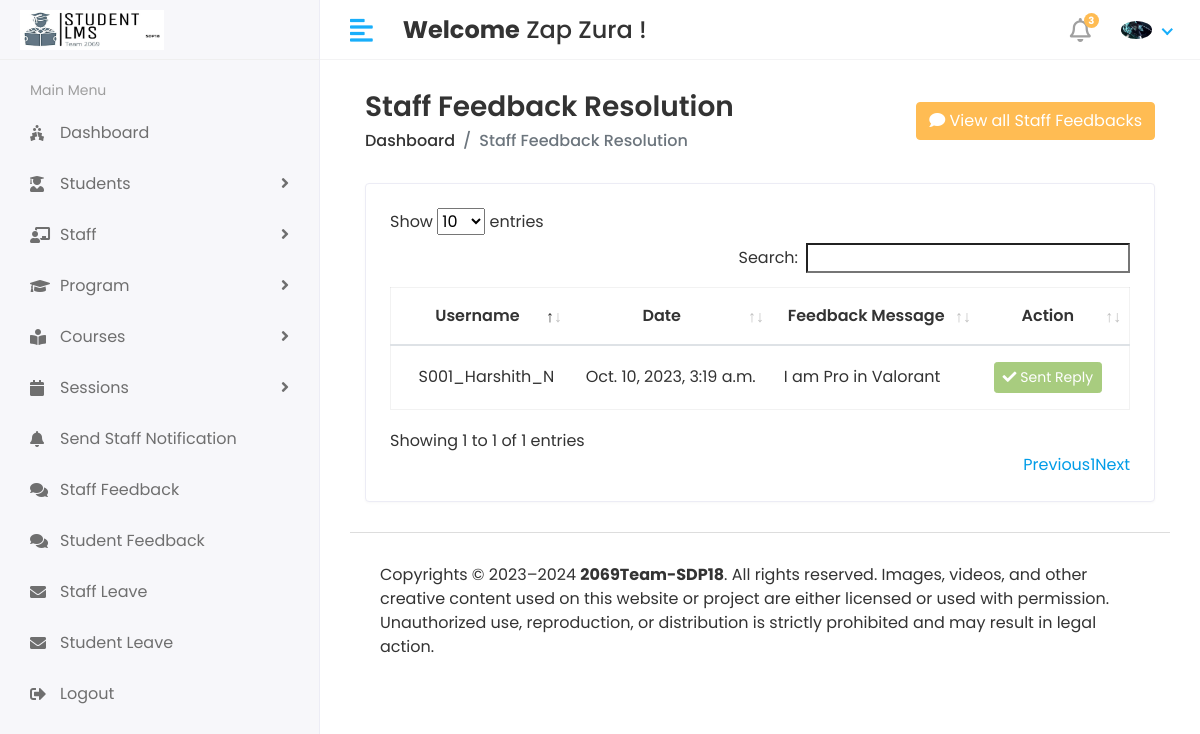
The app's page /HOD/Staff/Feedback (signed in), older data.
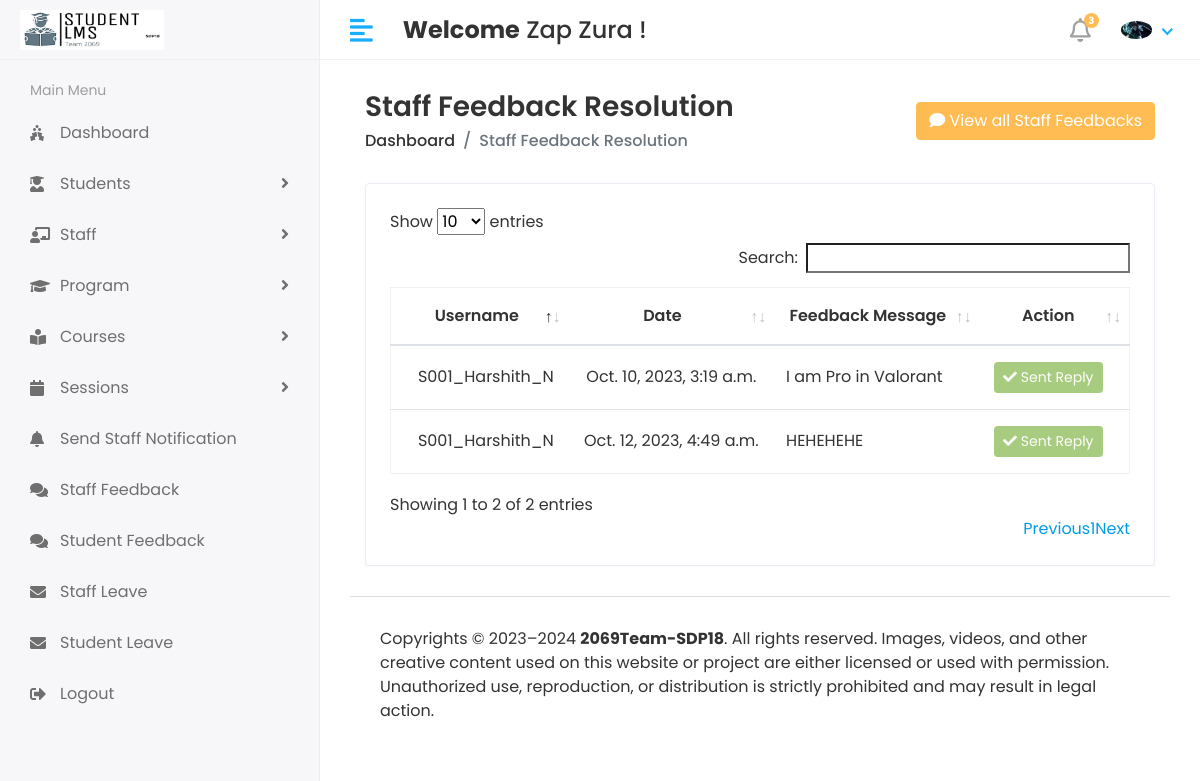
The same page, newer data.
### app/models.py (models this page shows, shortened)
class CustomUser(AbstractUser):
    USER_CHOICES = (
        (1, 'HOD'),
        (2, 'STAFF'),
        (3, 'STUDENT'),
    )
    user_type = models.CharField(choices=USER_CHOICES, max_length=50, default=1)
    profile_pic = models.ImageField(upload_to='media/profile_pics')
    class Meta:
        db_table = 'custom_user_table'

class Staff_Feedback(models.Model):
    staff_id = models.ForeignKey(Staff, on_delete = models.CASCADE)
    feedback = models.TextField()
    feedback_reply = models.TextField()
    created_at = models.DateTimeField(auto_now_add=True)
    updated_at = models.DateTimeField(auto_now_add=True)
    class Meta:
        db_table = 'staff_feedback_table'

class Staff(models.Model):
    admin = models.OneToOneField(CustomUser,on_delete=models.CASCADE)
    address = models.TextField()
    gender = models.CharField(max_length=100)
    desgination = models.CharField(max_length=100)
    created_at = models.DateTimeField(auto_now_add=True)
    updated_at = models.DateTimeField(auto_now_add=True)
    class Meta:
        db_table = 'staff_table'

### Studentlearningmanagementsystem/HOD_views.py (the view)
# urls.py: path('HOD/Staff/Feedback', HOD_views.STAFF_FEEDBACK_VIEW, name = 'staff_feedback_view'),
@login_required(login_url='/')
def STAFF_FEEDBACK_VIEW(request):
    staff_feedback = Staff_Feedback.objects.all()
    staff = Staff.objects.all()
    context = {
        "staff_feedback": staff_feedback,
        'staff': staff,
    }
    return render(request, 'Hod/staff_feedback.html', context)

### templates/HOD/staff_feedback.html (shortened to what this page needs)
{% extends 'base.html' %}
{% block content %}
<div class="content container-fluid">
    <div class="page-header">
       <div class="row align-items-center">
          <div class="col">
             <h3 class="page-title">Staff Feedback Resolution</h3>
             <ul class="breadcrumb">
                <li class="breadcrumb-item"><a href="{% url 'HOD_home' %}">Dashboard</a></li>
                <li class="breadcrumb-item active">Staff Feedback Resolution</li>
             </ul>
          </div>
          <div class="col-auto text-right float-right ml-auto">
            <button type="button" class="btn btn-primary" data-toggle="modal" data-target="#example"><i class="fas fa-comment"></i>
                View all Staff Feedbacks
            </button>
          </div>
       </div>
    </div>
    <div class="row">
       <div class="col-sm-12">
          <div class="card card-table">
             <div class="card-body">
                <div class="table-responsive">
                  <table id="table_id" class="table table-hover table-center mb-0">
                     <thead>
                         <tr>
                             <th class="text-center">Username</th>
                             <th class="text-center">Date</th>
                             <th class="text-center">Feedback Message</th>
                             <th class="text-center">Action</th>
                         </tr>
                     </thead>
                     <tbody>
                         {% for i in staff_feedback %}
                         <tr>
                             <td class="text-center">{{i.staff_id.admin.username}}</td>
                             <td class="text-center">{{i.updated_at}}</td>
                             <td>{{i.feedback}}</td>
                             <td class="text-center">
                              {% if i.status == "NO_REP" %}
                              <button class="btn btn-danger btn-sm" disabled="disabled"><i class="fa fa-ban"></i> Ignored</button>
                              {% elif i.feedback_reply is not empty %}
                              <button class="btn btn-success btn-sm" disabled="disabled"><i class="fa fa-check"></i> Sent Reply</button>
                              {% else %}
                              <button type="button" class="btn btn-success btn-sm" data-toggle="modal" data-target="#sendfeedback-{{forloop.counter}}"><i class="fa fa-check"></i>
                                 Reply
                              </button>
                              <a href="{% url 'Staff_feedback_ignore' i.id %}" class="btn btn-danger btn-sm"><i class="fa fa-ban"></i> Ignore</a>
                              {% endif %}
                             </td>
                         </tr>
                         {% endfor %}
                     </tbody>
                   </table>
                </div>
             </div>
          </div>
       </div>
    </div>
 </div>
{% endblock %}

### templates/base.html (shortened to what this page needs)
<!DOCTYPE html>
<html lang="en">
<head>
    {% load static %}
    <link rel="stylesheet" href="{% static 'assets/plugins/bootstrap/css/bootstrap.min.css' %}">
    <link rel="stylesheet" href="{% static 'assets/plugins/fontawesome/css/fontawesome.min.css' %}">
    <link rel="stylesheet" href="{% static 'assets/plugins/fontawesome/css/all.min.css' %}">
    <link rel="stylesheet" href="{% static 'assets/css/style.css' %}">
    <link rel="stylesheet" href="{% static 'assets/plugins/datatables/datatables.min.css' %}">
</head>
<body>
<div class="main-wrapper">
    {% include 'includes/header.html' %}
    {% include 'includes/sidebar.html' %}
    <div class="page-wrapper">
        <div class="content container-fluid">
            {% block content %}
            {% endblock %}
    {% include 'includes/footer.html' %}
        </div>
</div>
</body>
</html>

### templates/includes/header.html (shortened to what this page needs)
{% load static %}
<div class="header">
    <div class="header-left">
       <a href="index.html" class="logo">
       <img src="{% static 'assets/img/logo3.jpg' %}" alt="Logo">
       </a>
    </div>
    <a href="javascript:void(0);" id="toggle_btn">
    <i class="fas fa-align-left"></i>
    </a>
    <div class="top-nav-search mt-3">
      <h4><strong>Welcome</strong>&nbsp;<span>{{user.first_name}} {{ user.last_name }}&nbsp;!</span></h4>
    </div>
    <ul class="nav user-menu">
       <li class="nav-item dropdown noti-dropdown">
          <a href="#" class="dropdown-toggle nav-link" data-toggle="dropdown">
          <i class="far fa-bell"></i> <span class="badge badge-pill">3</span>
          </a>
       </li>
       <li class="nav-item dropdown has-arrow">
          <a href="#" class="dropdown-toggle nav-link" data-toggle="dropdown">
            {% if user.profile_pic == "" %}
            <img class="rounded-circle" src="{% static '/assets/img/noimg.jpg' %}" width="31" alt="{{user.username}}">
            {% else %}
          <span class="user-img"><img class="rounded-circle" src="/{{ user.profile_pic }}" width="31" alt="{{user.username}}"></span>
          {% endif %}
         </a>
       </li>
    </ul>
 </div>

### templates/includes/sidebar.html (shortened to what this page needs)
{% load active_link_tags %}
{% load static %}
<div class="sidebar" id="sidebar">
    <div class="sidebar-inner slimscroll">
       <div id="sidebar-menu" class="sidebar-menu">
         {% if user.user_type == '1' %}
          <ul>
             <li class="menu-title">
                <span>Main Menu</span>
             </li>
             <li class = {% active_link 'HOD_home' 'active' %}>
               <a href="{% url 'HOD_home' %}"><i class="fas fa-holly-berry"></i> <span>Dashboard</span></a>
            </li>
             <li class="submenu {% active_link 'add_student' 'active' %} {% active_link 'view_student' 'active' %}">
                <a href="#"><i class="fas fa-user-graduate"></i> <span> Students</span> <span class="menu-arrow"></span></a>
             </li>
             <li class="submenu {% active_link 'add_staff' 'active' %} {% active_link 'view_staff' 'active' %}">
                <a href="#"><i class="fas fa-chalkboard-teacher"></i> <span> Staff</span> <span class="menu-arrow"></span></a>
             </li>
             <li class="submenu {% active_link 'add_program' 'active' %} {% active_link 'view_program' 'active' %}">
                <a href="#"><i class="fa fa-graduation-cap"></i> <span> Program</span> <span class="menu-arrow"></span></a>
             </li>
             <li class="submenu {% active_link 'add_course' 'active' %} {% active_link 'view_course' 'active' %}">
                <a href="#"><i class="fas fa-book-reader"></i> <span> Courses</span> <span class="menu-arrow"></span></a>
             </li>
             <li class="submenu {% active_link 'add_session' 'active' %} {% active_link 'view_session' 'active' %}">
               <a href="#"><i class="fa fa-calendar"></i> <span> Sessions</span> <span class="menu-arrow"></span></a>
            </li>
            <li class = {% active_link 'staff_send_notifications' 'active' %}>
               <a href="{% url 'staff_send_notifications' %}"><i class="fa fa-bell"></i> <span>Send Staff Notification</span></a>
           </li>
           <li class = {% active_link 'staff_feedback_view' 'active' %}>
               <a href="{% url 'staff_feedback_view' %}"><i class="fa fa-comments"></i> <span>Staff Feedback</span></a>
           </li>
           <li class = {% active_link 'Staff_Home' 'active' %}>
               <a href="#"><i class="fa fa-comments"></i> <span>Student Feedback</span></a>
           </li>
           <li class = {% active_link 'staff_leave_view' 'active' %}>
               <a href="{% url 'staff_leave_view' %}"><i class="fa fa-envelope"></i> <span>Staff Leave</span></a>
           </li>
           <li class = {% active_link 'Staff_Home' 'active' %}>
               <a href="#"><i class="fa fa-envelope"></i> <span>Student Leave</span></a>
           </li>
           <li>
               <a href="{% url 'Logout' %}"><i class="fa fa-sign-out-alt"></i> <span>Logout</span></a>
            </li>
          </ul>
          {% endif %}
       </div>
    </div>
 </div>

### templates/includes/footer.html
{% load static %}
<footer>
    <p>Copyrights © 2023–2024 <b>2069Team-SDP18</b>. All rights reserved. Images, videos, and other creative content used on this website or project are either licensed or used with permission. Unauthorized use, reproduction, or distribution is strictly prohibited and may result in legal action.</p>
 </footer>

Row changes from the older to the newer data that the page shows:
added Staff_Feedback: staff_id.admin.username "S001_Harshith_N", updated_at "Oct. 12, 2023, 4:49 a.m.", feedback "HEHEHEHE", feedback_reply "Sent Reply"
Text that changed along with them:
text written by a page script: "Show entries Search: Showing 1 to 1 of 1 entries Previous 1 Next" → "Show entries Search: Showing 1 to 2 of 2 entries Previous 1 Next"
